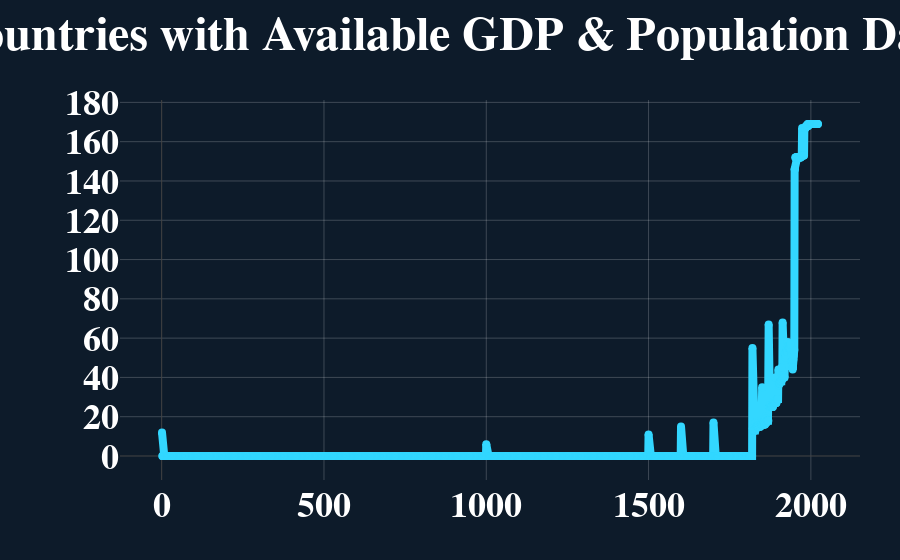

Notebook cell for this chart:
### Code cell
import numpy as np

# Filter out rows where either gdppc or pop is NaN
df_valid_data = df_raw_data.dropna(subset=["gdppc", "pop"])

# Count number of valid countries per year (where both GDP per capita & population exist)
countries_per_year_valid = df_valid_data.groupby("year")["countrycode"].nunique()

# Ensure all years are represented (even if missing in the dataset)
all_years = np.arange(df_raw_data["year"].min(), df_raw_data["year"].max() + 1)
countries_per_year_valid = countries_per_year_valid.reindex(all_years, fill_value=0)

# Plot the updated chart
fig = go.Figure()
fig.add_trace(go.Scatter(x=countries_per_year_valid.index, y=countries_per_year_valid.values,
                         mode='lines+markers', name="Valid Countries"))

fig.update_layout(
    template="HorizonAnalytics",
    title="Number of Countries with Available GDP & Population Data Over Time",
)
fig.show()

### Figure 1 — Plotly figure (JSON) as saved in the notebook; plotly's stock layout.template omitted (floating-point values rounded to 4 significant figures; data arrays with more than 128 entries replaced by an {"elided": "..."} marker saying what was removed)
{"data": [{"mode": "lines+markers", "name": "Valid Countries", "type": "scatter", "x": {"elided": "2022 int values"}, "y": {"elided": "2022 int values"}}], "layout": {"title": {"text": "Number of Countries with Available GDP & Population Data Over Time"}}}
